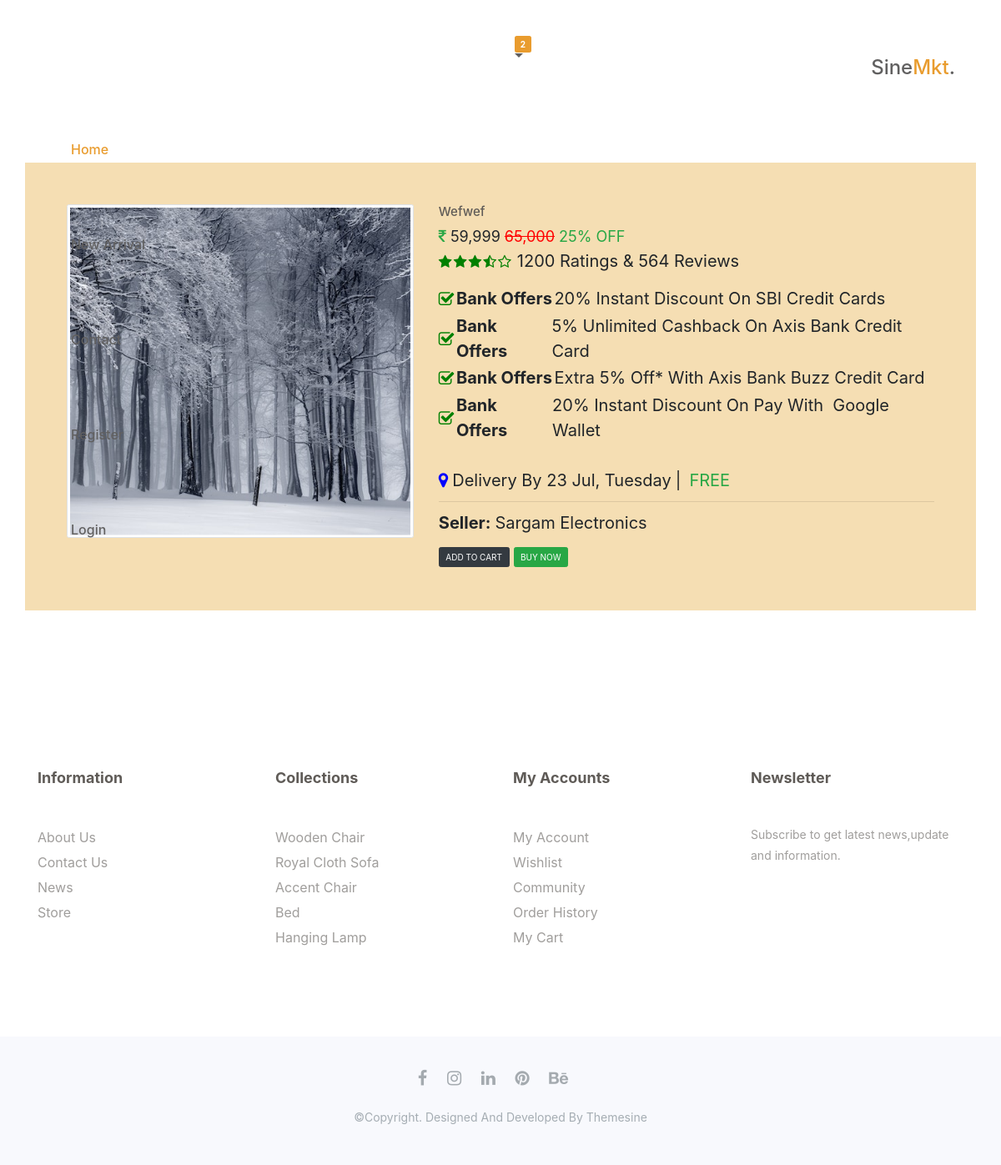
Screenshot of /2/details/ with the database file from the repository.
### furn/models.py (models this page shows, shortened)
class Arrival(models.Model):
    arrivals_img = models.ImageField()
    arrivals_title = models.CharField(max_length=200)
    arrivals_url = models.URLField(max_length=500)
    arrivals_price = models.IntegerField(default=10)
    category = models.ForeignKey("Category", blank=True, on_delete=models.CASCADE)
    arrvals_size = models.CharField(max_length=30)
    arrivals_text = models.CharField(max_length=200)

### furn/views.py (the view)
# urls.py: path('<int:pk>/details/', arrivals_detail, name='arrival_detail'),
def arrivals_detail(request, pk):
    arrivals_details = Arrival.objects.get(id=pk)
    context = {
        "arrivals_details": arrivals_details,
    }
    return render(request, 'details/arrival_detail.html', context)

### templates/details/arrival_detail.html (shortened to what this page needs)
{% extends 'layouts/base.html' %}
{% block content %}
<head>
    <link rel="stylesheet" href="https://stackpath.bootstrapcdn.com/bootstrap/4.4.1/css/bootstrap.min.css">
    <link rel="stylesheet" href="https://stackpath.bootstrapcdn.com/bootstrap/4.4.1/js/bootstrap.bundle.min.js">
    <link rel="stylesheet" href="https://cdnjs.cloudflare.com/ajax/libs/jquery/3.2.1/jquery.min.js">
    <link rel="stylesheet" href="https://cdnjs.cloudflare.com/ajax/libs/font-awesome/4.7.0/css/font-awesome.min.css">
</head>
<section id="new-arrivals" class="new-arrivals">
    <div class="container">
        <div class="new-arrivals-content">
            <div class="row">
                <div class="container-fluid mt-5">
                    <div class="row">
                        <div class="col-md-5">
                            <div class="carousel slide" data-ride="carousel" id="carousel-1">
                                <div class="carousel-inner" role="listbox">
                                    <div class="carousel-item active"><img class="img-thumbnail w-100 d-block"
                                            src="{{ arrivals_details.arrivals_img.url }}" alt="Slide Image" style="height: 400px;"></div>
                                </div>
                            </div>
                        </div>
                        <div class="col-md-7">
                            <h4>{{ arrivals_details.arrivals_text }}</h4>
                            <div class="price"><span class="mr-2"><i class="fa fa-rupee text-success"></i>&nbsp;59,999</span><span
                                    class="mr-2 cut">65,000</span><span class="text-success">25% OFF</span></div>
                            <div class="d-flex flex-row">
                                <div class="icons mr-2"><i class="fa fa-star"></i><i class="fa fa-star"></i><i class="fa fa-star"></i><i
                                        class="fa fa-star-half-o"></i><i class="fa fa-star-o"></i></div><span>1200 ratings &amp; 564
                                    reviews</span>
                            </div>
                            <div class="d-flex align-items-center mt-4 offers mb-1"><i class="fa fa-check-square-o mt-1"></i><span
                                    class="ml-1 font-weight-bold">Bank Offers</span><span class="ml-1">20% Instant Discount on SBI
                                    Credit Cards<br></span></div>
                            <div class="d-flex align-items-center offers mb-1"><i class="fa fa-check-square-o mt-1"></i><span
                                    class="ml-1 font-weight-bold">Bank Offers</span><span class="ml-1">5% Unlimited Cashback on Axis
                                    Bank Credit Card<br></span></div>
                            <div class="d-flex align-items-center offers mb-1"><i class="fa fa-check-square-o mt-1"></i><span
                                    class="ml-1 font-weight-bold">Bank Offers</span><span class="ml-1">Extra 5% off* with Axis Bank Buzz
                                    Credit Card<br></span></div>
                            <div class="d-flex align-items-center offers"><i class="fa fa-check-square-o mt-1"></i><span
                                    class="ml-1 font-weight-bold">Bank Offers</span><span class="ml-1">20% Instant Discount on pay
                                    with&nbsp;&nbsp;google wallet<br></span></div>
                            <div class="d-flex align-items-center mt-5 delivery"><i class="fa fa-map-marker"></i><span
                                    class="ml-2">Delivery by 23 Jul, Tuesday<br></span><span class="ml-2 mr-2">|<br></span><span
                                    class="ml-2 mr-2 text-success">FREE<br></span></div>
                            <hr>
                            <div><span class="font-weight-bold">Seller:</span><span class="ml-2">Sargam Electronics</span></div>
                            <div class="mt-3"><button class="btn btn-dark mr-2" type="button">ADD TO CART</button><button
                                    class="btn btn-success" type="button">BUY NOW</button></div>
                        </div>
                    </div>
                </div>
            </div>
        </div>
    </div>
</section>
{% endblock %}

### static/css/bootsnav.css (style rules this page uses)
body { -webkit-transition: all 0.3s ease-in-out; -moz-transition: all 0.3s ease-in-out; -o-transition: all 0.3s ease-in-out; -ms-transition: all 0.3s ease-in-out; transition: all 0.3s ease-in-out; }

### static/css/style.css (style rules this page uses)
* { padding: 0; margin: 0; }
* { -webkit-box-sizing:border-box; -moz-box-sizing:border-box; -o-box-sizing:border-box; -ms-box-sizing:border-box; box-sizing:border-box; }
body { font-family: 'Roboto', sans-serif; font-size:16px; color:#a09e9c; background: #fff; text-transform: capitalize; max-width:1920px; margin:0 auto; overflow-x:hidden; }
h1,h2,h3,h4,h5,h6 { margin: 0; color:#5f5b57; font-size: 18px; font-weight: 500; }
img { border:none;max-width:100%; height:auto; }
select,input,textarea,button { box-shadow:none;outline:0!important; }
button { background: transparent;border: 0; }
html,body { height: 100%; }
.new-arrivals { padding:85px 0 70px; }
.new-arrivals-content { margin-top: 80px; }

### templates/details/arrival_detail.html (style rules this page uses)
body { background: #fff; font-size: 20px; }
.container-fluid { padding: 50px; background-color: wheat; }
.carousel-item { width: 100% }
.price span { font-size: 18px }
.cut { text-decoration: line-through; color: red }
.icons i { font-size: 17px; color: green; margin-right: 2px }
.offers i { color: green }
.delivery i { color: blue }

### rows the page displays
Arrival: arrivals_img (picture), arrivals_text "Wefwef"
